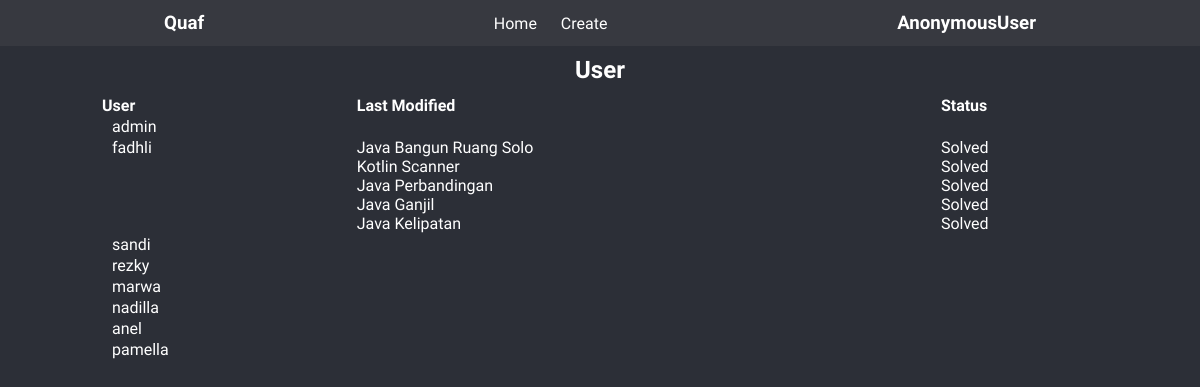
/manager/, run on the app's committed database.
### project/models.py (models this page shows, shortened)
class UserSubmit(models.Model):
    user = models.CharField(max_length=20)
    soal = models.ForeignKey(Soal, on_delete=models.CASCADE)
    jawaban = models.TextField(null=True)
    status = models.CharField(max_length=20, default="Unsolved")
    created = models.DateTimeField(auto_now_add=True, null=True)
    updated = models.DateTimeField(auto_now=True)

### manager/models.py (models this page shows)
class Soal(models.Model):
    category = (
        ("Easy","Easy"),
        ("Medium","Medium"),
        ("Hard","Hard"),
    )
    data = (
        ("Java","Java"),
        ("HTML","HTML"),
        ("Kotlin","Kotlin"),
        ("PHP","PHP"),
        ("Android","Android"),
        )
    title = models.CharField(max_length=20)
    description = models.CharField(max_length=50, null=True)
    code = models.TextField(null=True)
    category = models.CharField(max_length=20,choices=category)
    course = models.CharField(max_length=20,choices=data)
    contoh = models.ImageField(upload_to='static/img/', null=True, blank=True)
    def __str__(self):
        return "{} {}".format(self.course, self.title)

### manager/views.py (the view)
# urls.py: path('',views.managerView),
def managerView(request):
    pengguna = User.objects.all()
    jawaban = UserSubmit.objects.all().order_by('-updated')
    context = {
        "pengguna":pengguna,
        "jawaban":jawaban,
    }
    return render(request,'manager/manager.html',context)

### manager/templates/manager/manager.html (shortened to what this page needs)
{% load static %}
<!DOCTYPE html>
<html lang="en">
<head>
    <link rel="stylesheet" href="{% static 'static/css/manager.css' %}">
</head>
<body>
    <nav>
        <div class="nav">
            <h3 class="apk">Quaf</h3>
            <div class="navigasi">
                <a href="/">Home</a>
                <a href="create">Create</a>
            </div>
            <h3 class="user">{{user}}</h3>
        </div>
    </nav>
    <div class="title">
        <h2>User</h2>
    </div>
    <div class="container">
        <table style="width: 1000px; text-align: left;">
            <tr>
                <th>User</th>
                <th>Last Modified</th>
                <th>Status</th>
            </tr>
            {% for x in pengguna %}
            <tr>
                <td> <a href="{{x.username}}">{{x.username}}</a></td>
                <td>
                    {% for y in jawaban %}
                        {% if y.user == x.username%}
                            <p>{{y.soal}}<p>
                        {% endif%}
                    {% endfor %}
                </td>
                <td>
                    {% for y in jawaban %}
                        {% if y.user == x.username%}
                            <p>{{y.status}}<p>
                        {% endif%}
                    {% endfor %}
                </td>
            </tr>
            {% endfor%}
        </table>
    </div>
</body>
</html>

### static/css/manager.css (style rules this page uses)
* { margin: 0; padding: 0; font-family: 'Plus Jakarta Sans', sans-serif; }
body { background-color: #2C2F37; height: 100%; color: white; }
.title { display: flex; justify-content: center; align-items: center; margin: 10px 0px; }
.container { display: flex; justify-content: center; align-items: center; }
a { color: white; text-decoration: none; }
table { width: 100%; }
td { vertical-align: top; }
nav { background: #373940; }
.nav { display: flex; justify-content: space-between; margin: 0px 164px; padding: 12px 0px; align-items: center; }
a { margin: 0px 10px; }

### data on the page
UserSubmit: soal "Java Bangun Ruang Solo", status "Solved"
UserSubmit: soal "Kotlin Scanner", status "Solved"
UserSubmit: soal "Java Perbandingan", status "Solved"
UserSubmit: soal "Java Ganjil", status "Solved"
UserSubmit: soal "Java Kelipatan", status "Solved"

### other printed values
{{ user }} "AnonymousUser"
{{ x.username }} "admin"
{{ x.username }} "fadhli"
{{ x.username }} "sandi"
{{ x.username }} "rezky"
{{ x.username }} "marwa"
{{ x.username }} "nadilla"
{{ x.username }} "anel"
{{ x.username }} "pamella"
